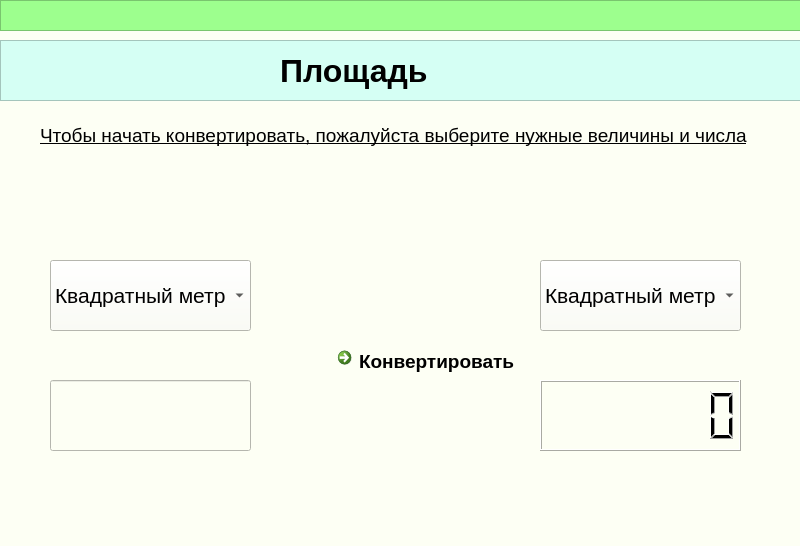
<?xml version="1.0" encoding="UTF-8"?>
<ui version="4.0">
 <class>MainWindow</class>
 <widget class="QMainWindow" name="MainWindow">
  <property name="geometry">
   <rect>
    <x>0</x>
    <y>0</y>
    <width>800</width>
    <height>546</height>
   </rect>
  </property>
  <property name="windowTitle">
   <string>MainWindow</string>
  </property>
  <property name="styleSheet">
   <string notr="true">background-color: rgb(253, 255, 244);</string>
  </property>
  <widget class="QWidget" name="centralwidget">
   <widget class="QFrame" name="frame">
    <property name="geometry">
     <rect>
      <x>0</x>
      <y>0</y>
      <width>801</width>
      <height>31</height>
     </rect>
    </property>
    <property name="styleSheet">
     <string notr="true">background:rgb(157, 255, 142)</string>
    </property>
    <property name="frameShape">
     <enum>QFrame::StyledPanel</enum>
    </property>
    <property name="frameShadow">
     <enum>QFrame::Raised</enum>
    </property>
   </widget>
   <widget class="QFrame" name="frame_2">
    <property name="geometry">
     <rect>
      <x>0</x>
      <y>40</y>
      <width>811</width>
      <height>61</height>
     </rect>
    </property>
    <property name="styleSheet">
     <string notr="true">
background-color: rgb(213, 255, 244);</string>
    </property>
    <property name="frameShape">
     <enum>QFrame::StyledPanel</enum>
    </property>
    <property name="frameShadow">
     <enum>QFrame::Raised</enum>
    </property>
    <widget class="QLabel" name="label">
     <property name="geometry">
      <rect>
       <x>280</x>
       <y>10</y>
       <width>621</width>
       <height>41</height>
      </rect>
     </property>
     <property name="font">
      <font>
       <pointsize>24</pointsize>
       <weight>75</weight>
       <bold>true</bold>
      </font>
     </property>
     <property name="text">
      <string>Площадь</string>
     </property>
    </widget>
   </widget>
   <widget class="QLabel" name="label_2">
    <property name="geometry">
     <rect>
      <x>40</x>
      <y>120</y>
      <width>731</width>
      <height>31</height>
     </rect>
    </property>
    <property name="font">
     <font>
      <pointsize>14</pointsize>
      <underline>true</underline>
     </font>
    </property>
    <property name="text">
     <string>Чтобы начать конвертировать, пожалуйста выберите нужные величины и числа</string>
    </property>
   </widget>
   <widget class="QComboBox" name="comboBox">
    <property name="geometry">
     <rect>
      <x>50</x>
      <y>260</y>
      <width>201</width>
      <height>71</height>
     </rect>
    </property>
    <property name="font">
     <font>
      <pointsize>16</pointsize>
      <weight>50</weight>
      <bold>false</bold>
     </font>
    </property>
    <item>
     <property name="text">
      <string>Квадратный метр</string>
     </property>
    </item>
    <item>
     <property name="text">
      <string>Квадратный километр</string>
     </property>
    </item>
    <item>
     <property name="text">
      <string>Гектар</string>
     </property>
    </item>
    <item>
     <property name="text">
      <string>Акр</string>
     </property>
    </item>
   </widget>
   <widget class="QComboBox" name="comboBox_2">
    <property name="geometry">
     <rect>
      <x>540</x>
      <y>260</y>
      <width>201</width>
      <height>71</height>
     </rect>
    </property>
    <property name="font">
     <font>
      <pointsize>16</pointsize>
      <weight>50</weight>
      <bold>false</bold>
     </font>
    </property>
    <item>
     <property name="text">
      <string>Квадратный метр</string>
     </property>
    </item>
    <item>
     <property name="text">
      <string>Квадратный километр</string>
     </property>
    </item>
    <item>
     <property name="text">
      <string>Гектар</string>
     </property>
    </item>
    <item>
     <property name="text">
      <string>Акр</string>
     </property>
    </item>
   </widget>
   <widget class="QLCDNumber" name="lcdNumber_2">
    <property name="geometry">
     <rect>
      <x>540</x>
      <y>380</y>
      <width>201</width>
      <height>71</height>
     </rect>
    </property>
    <property name="font">
     <font>
      <pointsize>18</pointsize>
     </font>
    </property>
    <property name="digitCount">
     <number>7</number>
    </property>
   </widget>
   <widget class="QLineEdit" name="lineEdit">
    <property name="geometry">
     <rect>
      <x>50</x>
      <y>380</y>
      <width>201</width>
      <height>71</height>
     </rect>
    </property>
    <property name="font">
     <font>
      <pointsize>18</pointsize>
     </font>
    </property>
   </widget>
   <widget class="QCommandLinkButton" name="commandLinkButton">
    <property name="geometry">
     <rect>
      <x>330</x>
      <y>340</y>
      <width>241</width>
      <height>41</height>
     </rect>
    </property>
    <property name="font">
     <font>
      <family>Segoe UI</family>
      <pointsize>14</pointsize>
     </font>
    </property>
    <property name="text">
     <string>Конвертировать</string>
    </property>
   </widget>
   <widget class="QFrame" name="frame_3">
    <property name="geometry">
     <rect>
      <x>0</x>
      <y>530</y>
      <width>801</width>
      <height>31</height>
     </rect>
    </property>
    <property name="styleSheet">
     <string notr="true">background:rgb(157, 255, 142)</string>
    </property>
    <property name="frameShape">
     <enum>QFrame::StyledPanel</enum>
    </property>
    <property name="frameShadow">
     <enum>QFrame::Raised</enum>
    </property>
   </widget>
  </widget>
  <widget class="QMenuBar" name="menubar">
   <property name="geometry">
    <rect>
     <x>0</x>
     <y>0</y>
     <width>800</width>
     <height>21</height>
    </rect>
   </property>
  </widget>
  <widget class="QStatusBar" name="statusbar"/>
 </widget>
 <resources/>
 <connections/>
</ui>
